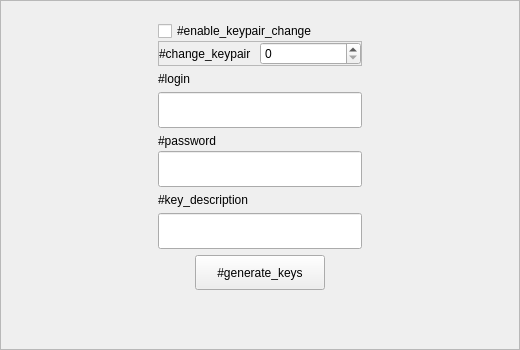
<?xml version="1.0" encoding="UTF-8"?>
<ui version="4.0">
 <class>KeysWindow</class>
 <widget class="QFrame" name="KeysWindow">
  <property name="geometry">
   <rect>
    <x>0</x>
    <y>0</y>
    <width>520</width>
    <height>350</height>
   </rect>
  </property>
  <property name="styleSheet">
   <string notr="true"/>
  </property>
  <property name="frameShape">
   <enum>QFrame::StyledPanel</enum>
  </property>
  <property name="lineWidth">
   <number>0</number>
  </property>
  <layout class="QGridLayout" name="gridLayout_3">
   <item row="0" column="0">
    <spacer name="horizontalSpacer_3">
     <property name="orientation">
      <enum>Qt::Horizontal</enum>
     </property>
     <property name="sizeHint" stdset="0">
      <size>
       <width>144</width>
       <height>13</height>
      </size>
     </property>
    </spacer>
   </item>
   <item row="0" column="1">
    <widget class="QStackedWidget" name="swPages">
     <property name="currentIndex">
      <number>0</number>
     </property>
     <widget class="QWidget" name="wGeneratePage">
      <layout class="QGridLayout" name="gridLayout_4">
       <item row="0" column="0">
        <layout class="QVBoxLayout" name="verticalLayout">
         <property name="spacing">
          <number>0</number>
         </property>
         <item>
          <widget class="QCheckBox" name="cbKeypairChange">
           <property name="enabled">
            <bool>true</bool>
           </property>
           <property name="text">
            <string>#enable_keypair_change</string>
           </property>
          </widget>
         </item>
         <item>
          <widget class="QFrame" name="frameKeyPair">
           <property name="enabled">
            <bool>true</bool>
           </property>
           <property name="frameShape">
            <enum>QFrame::StyledPanel</enum>
           </property>
           <property name="frameShadow">
            <enum>QFrame::Raised</enum>
           </property>
           <layout class="QGridLayout" name="gridLayout_2">
            <property name="margin">
             <number>0</number>
            </property>
            <property name="spacing">
             <number>0</number>
            </property>
            <item row="0" column="0">
             <layout class="QHBoxLayout" name="horizontalLayout_2">
              <item>
               <widget class="QLabel" name="lbKeyPairNumber">
                <property name="enabled">
                 <bool>true</bool>
                </property>
                <property name="text">
                 <string>#change_keypair</string>
                </property>
               </widget>
              </item>
              <item>
               <widget class="QSpinBox" name="sbKeypairNumber"/>
              </item>
             </layout>
            </item>
           </layout>
          </widget>
         </item>
        </layout>
       </item>
       <item row="1" column="0">
        <layout class="QVBoxLayout" name="verticalLayout_2">
         <item>
          <widget class="QLabel" name="label_2">
           <property name="sizePolicy">
            <sizepolicy hsizetype="Preferred" vsizetype="Preferred">
             <horstretch>0</horstretch>
             <verstretch>0</verstretch>
            </sizepolicy>
           </property>
           <property name="text">
            <string>#login</string>
           </property>
          </widget>
         </item>
         <item>
          <widget class="QLineEdit" name="login">
           <property name="minimumSize">
            <size>
             <width>0</width>
             <height>36</height>
            </size>
           </property>
           <property name="oskCompatible" stdset="0">
            <bool>true</bool>
           </property>
          </widget>
         </item>
        </layout>
       </item>
       <item row="2" column="0">
        <layout class="QVBoxLayout" name="verticalLayout_3">
         <property name="spacing">
          <number>3</number>
         </property>
         <item>
          <widget class="QLabel" name="label_3">
           <property name="text">
            <string>#password</string>
           </property>
          </widget>
         </item>
         <item>
          <widget class="QLineEdit" name="password">
           <property name="minimumSize">
            <size>
             <width>0</width>
             <height>36</height>
            </size>
           </property>
           <property name="echoMode">
            <enum>QLineEdit::Password</enum>
           </property>
           <property name="oskCompatible" stdset="0">
            <bool>true</bool>
           </property>
          </widget>
         </item>
        </layout>
       </item>
       <item row="3" column="0">
        <layout class="QVBoxLayout" name="verticalLayout_4">
         <item>
          <widget class="QLabel" name="label">
           <property name="text">
            <string>#key_description</string>
           </property>
          </widget>
         </item>
         <item>
          <widget class="QLineEdit" name="description">
           <property name="minimumSize">
            <size>
             <width>0</width>
             <height>36</height>
            </size>
           </property>
          </widget>
         </item>
        </layout>
       </item>
       <item row="4" column="0">
        <layout class="QHBoxLayout" name="horizontalLayout">
         <item>
          <spacer name="horizontalSpacer_2">
           <property name="orientation">
            <enum>Qt::Horizontal</enum>
           </property>
           <property name="sizeHint" stdset="0">
            <size>
             <width>40</width>
             <height>20</height>
            </size>
           </property>
          </spacer>
         </item>
         <item>
          <widget class="QPushButton" name="btnCreate">
           <property name="minimumSize">
            <size>
             <width>130</width>
             <height>35</height>
            </size>
           </property>
           <property name="text">
            <string>#generate_keys</string>
           </property>
          </widget>
         </item>
         <item>
          <spacer name="horizontalSpacer">
           <property name="orientation">
            <enum>Qt::Horizontal</enum>
           </property>
           <property name="sizeHint" stdset="0">
            <size>
             <width>40</width>
             <height>20</height>
            </size>
           </property>
          </spacer>
         </item>
        </layout>
       </item>
       <item row="5" column="0">
        <spacer name="verticalSpacer_2">
         <property name="orientation">
          <enum>Qt::Vertical</enum>
         </property>
         <property name="sizeHint" stdset="0">
          <size>
           <width>20</width>
           <height>72</height>
          </size>
         </property>
        </spacer>
       </item>
      </layout>
     </widget>
     <widget class="QWidget" name="wResultsPage">
      <layout class="QGridLayout" name="gridLayout">
       <item row="1" column="0" colspan="2">
        <widget class="QLabel" name="lbMessage">
         <property name="text">
          <string>#successful_generation</string>
         </property>
         <property name="alignment">
          <set>Qt::AlignCenter</set>
         </property>
        </widget>
       </item>
       <item row="2" column="0">
        <widget class="QLabel" name="lbSdTitle">
         <property name="text">
          <string>#sd</string>
         </property>
         <property name="alignment">
          <set>Qt::AlignRight|Qt::AlignTrailing|Qt::AlignVCenter</set>
         </property>
        </widget>
       </item>
       <item row="2" column="1">
        <widget class="QLabel" name="lbSd">
         <property name="text">
          <string notr="true">12345</string>
         </property>
        </widget>
       </item>
       <item row="3" column="0">
        <widget class="QLabel" name="lbApTitle">
         <property name="text">
          <string>#ap</string>
         </property>
         <property name="alignment">
          <set>Qt::AlignRight|Qt::AlignTrailing|Qt::AlignVCenter</set>
         </property>
        </widget>
       </item>
       <item row="3" column="1">
        <widget class="QLabel" name="lbAp">
         <property name="text">
          <string notr="true">23456</string>
         </property>
        </widget>
       </item>
       <item row="4" column="0">
        <widget class="QLabel" name="lbOpTitle">
         <property name="text">
          <string>#op</string>
         </property>
         <property name="alignment">
          <set>Qt::AlignRight|Qt::AlignTrailing|Qt::AlignVCenter</set>
         </property>
        </widget>
       </item>
       <item row="4" column="1">
        <widget class="QLabel" name="lbOp">
         <property name="text">
          <string notr="true">34567</string>
         </property>
        </widget>
       </item>
       <item row="5" column="0" colspan="2">
        <layout class="QHBoxLayout" name="horizontalLayout_4">
         <item>
          <spacer name="horizontalSpacer_5">
           <property name="orientation">
            <enum>Qt::Horizontal</enum>
           </property>
           <property name="sizeHint" stdset="0">
            <size>
             <width>40</width>
             <height>20</height>
            </size>
           </property>
          </spacer>
         </item>
         <item>
          <widget class="QPushButton" name="btnRepeat">
           <property name="minimumSize">
            <size>
             <width>130</width>
             <height>35</height>
            </size>
           </property>
           <property name="styleSheet">
            <string notr="true">QPushButton 
{
	color: white;
	background-color: rgba(80, 107, 176);
	border: 1px solid gray;
	border-radius: 8px;
	padding-left: 1px;
	padding-right: 1px;
}

QPushButton:disabled
{
	color: gray;
	background-color: lightgray;
}

QPushButton:pressed 
{
	background-color: rgba(98, 141, 191);
}</string>
           </property>
           <property name="text">
            <string>#repeat</string>
           </property>
          </widget>
         </item>
         <item>
          <spacer name="horizontalSpacer_6">
           <property name="orientation">
            <enum>Qt::Horizontal</enum>
           </property>
           <property name="sizeHint" stdset="0">
            <size>
             <width>40</width>
             <height>20</height>
            </size>
           </property>
          </spacer>
         </item>
        </layout>
       </item>
       <item row="0" column="0" colspan="2">
        <spacer name="verticalSpacer_3">
         <property name="orientation">
          <enum>Qt::Vertical</enum>
         </property>
         <property name="sizeHint" stdset="0">
          <size>
           <width>20</width>
           <height>40</height>
          </size>
         </property>
        </spacer>
       </item>
       <item row="6" column="0" colspan="2">
        <spacer name="verticalSpacer_4">
         <property name="orientation">
          <enum>Qt::Vertical</enum>
         </property>
         <property name="sizeHint" stdset="0">
          <size>
           <width>20</width>
           <height>40</height>
          </size>
         </property>
        </spacer>
       </item>
      </layout>
     </widget>
    </widget>
   </item>
   <item row="0" column="2">
    <spacer name="horizontalSpacer_4">
     <property name="orientation">
      <enum>Qt::Horizontal</enum>
     </property>
     <property name="sizeHint" stdset="0">
      <size>
       <width>144</width>
       <height>13</height>
      </size>
     </property>
    </spacer>
   </item>
  </layout>
 </widget>
 <resources>
  <include location="Resources/Resources.qrc"/>
 </resources>
 <connections/>
</ui>
